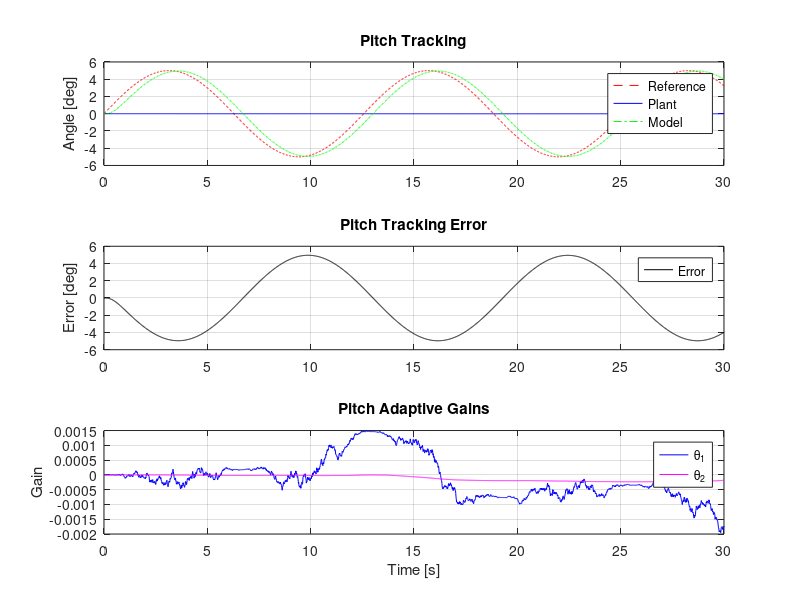
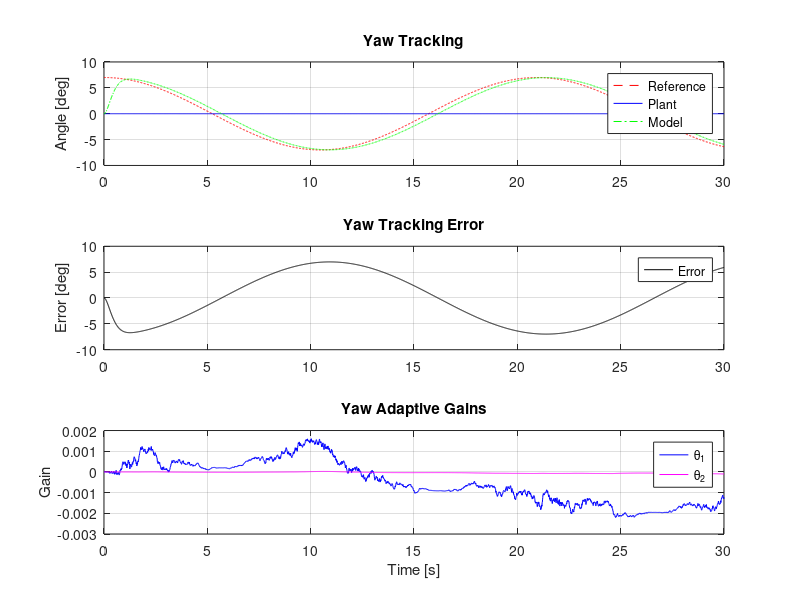

MATLAB code to generate these figures, in order:

%% main.m - Physics-Based 2-DOF Gimbal Simulation with MRAC (Final Version)
% Author: Iram Zubi
% Description: Realistic gimbal simulation with separate MRAC controllers for pitch and yaw.
%              Includes actuator limits, sensor noise, and well-organized plots.

clc; clear; close all;

%% Simulation Parameters
T = 30; dt = 0.01; time = 0:dt:T;
N = length(time);

%% Gimbal Physical Parameters
J_pitch = 0.02; J_yaw = 0.025;
b_pitch = 0.01; b_yaw = 0.015;

tau_max = 1;  % actuator torque limit
sensor_noise_std = deg2rad(0.1);  % simulated IMU noise

%% MRAC Parameters
gamma = 30;
theta_pitch = zeros(2,N); theta_yaw = zeros(2,N);

%% State Initialization
x_pitch = zeros(2,N); x_yaw = zeros(2,N);
x_ref_pitch = zeros(2,N); x_ref_yaw = zeros(2,N);
e_pitch = zeros(2,N); e_yaw = zeros(2,N);
u_pitch = zeros(1,N); u_yaw = zeros(1,N);

% Reference Inputs
r_pitch = deg2rad(5)*sin(0.5*time);
r_yaw = deg2rad(7)*cos(0.3*time);

% Reference Model
omega_n = 4; zeta = 0.9;
A_ref = [0 1; -omega_n^2 -2*zeta*omega_n];
B_ref = [0; omega_n^2];

%% Simulation
for k = 1:N-1
    measured_pitch = x_pitch(1,k) + sensor_noise_std*randn;
    measured_yaw = x_yaw(1,k) + sensor_noise_std*randn;

    phi_pitch = [measured_pitch; x_pitch(2,k)];
    phi_yaw = [measured_yaw; x_yaw(2,k)];

    u_pitch(k) = max(min(theta_pitch(:,k)' * phi_pitch, tau_max), -tau_max);
    u_yaw(k) = max(min(theta_yaw(:,k)' * phi_yaw, tau_max), -tau_max);

    dx_pitch = [x_pitch(2,k); (u_pitch(k) - b_pitch*x_pitch(2,k)) / J_pitch];
    x_pitch(:,k+1) = x_pitch(:,k) + dt * dx_pitch;

    dx_yaw = [x_yaw(2,k); (u_yaw(k) - b_yaw*x_yaw(2,k)) / J_yaw];
    x_yaw(:,k+1) = x_yaw(:,k) + dt * dx_yaw;

    dxr_pitch = A_ref * x_ref_pitch(:,k) + B_ref * r_pitch(k);
    x_ref_pitch(:,k+1) = x_ref_pitch(:,k) + dt * dxr_pitch;

    dxr_yaw = A_ref * x_ref_yaw(:,k) + B_ref * r_yaw(k);
    x_ref_yaw(:,k+1) = x_ref_yaw(:,k) + dt * dxr_yaw;

    e_pitch(:,k) = x_pitch(:,k) - x_ref_pitch(:,k);
    e_yaw(:,k)   = x_yaw(:,k)   - x_ref_yaw(:,k);

    theta_pitch(:,k+1) = theta_pitch(:,k) - dt * gamma * phi_pitch * e_pitch(1,k);
    theta_yaw(:,k+1)   = theta_yaw(:,k)   - dt * gamma * phi_yaw   * e_yaw(1,k);
end

e_pitch(:,N) = x_pitch(:,N) - x_ref_pitch(:,N);
e_yaw(:,N)   = x_yaw(:,N)   - x_ref_yaw(:,N);

%% Plotting (Improved)
figure('Name','Pitch Control');
subplot(3,1,1); plot(time, rad2deg(r_pitch), 'r--', time, rad2deg(x_pitch(1,:)), 'b', time, rad2deg(x_ref_pitch(1,:)), 'g-.');
ylabel('Angle [deg]'); title('Pitch Tracking'); legend('Reference','Plant','Model'); grid on;

subplot(3,1,2); plot(time, rad2deg(e_pitch(1,:)), 'k'); ylabel('Error [deg]');
title('Pitch Tracking Error'); legend('Error'); grid on;

subplot(3,1,3); plot(time, theta_pitch(1,:), 'b', time, theta_pitch(2,:), 'm');
legend('\theta_1','\theta_2'); xlabel('Time [s]'); ylabel('Gain');
title('Pitch Adaptive Gains'); grid on;

figure('Name','Yaw Control');
subplot(3,1,1); plot(time, rad2deg(r_yaw), 'r--', time, rad2deg(x_yaw(1,:)), 'b', time, rad2deg(x_ref_yaw(1,:)), 'g-.');
ylabel('Angle [deg]'); title('Yaw Tracking'); legend('Reference','Plant','Model'); grid on;

subplot(3,1,2); plot(time, rad2deg(e_yaw(1,:)), 'k'); ylabel('Error [deg]');
title('Yaw Tracking Error'); legend('Error'); grid on;

subplot(3,1,3); plot(time, theta_yaw(1,:), 'b', time, theta_yaw(2,:), 'm');
legend('\theta_1','\theta_2'); xlabel('Time [s]'); ylabel('Gain');
title('Yaw Adaptive Gains'); grid on;
